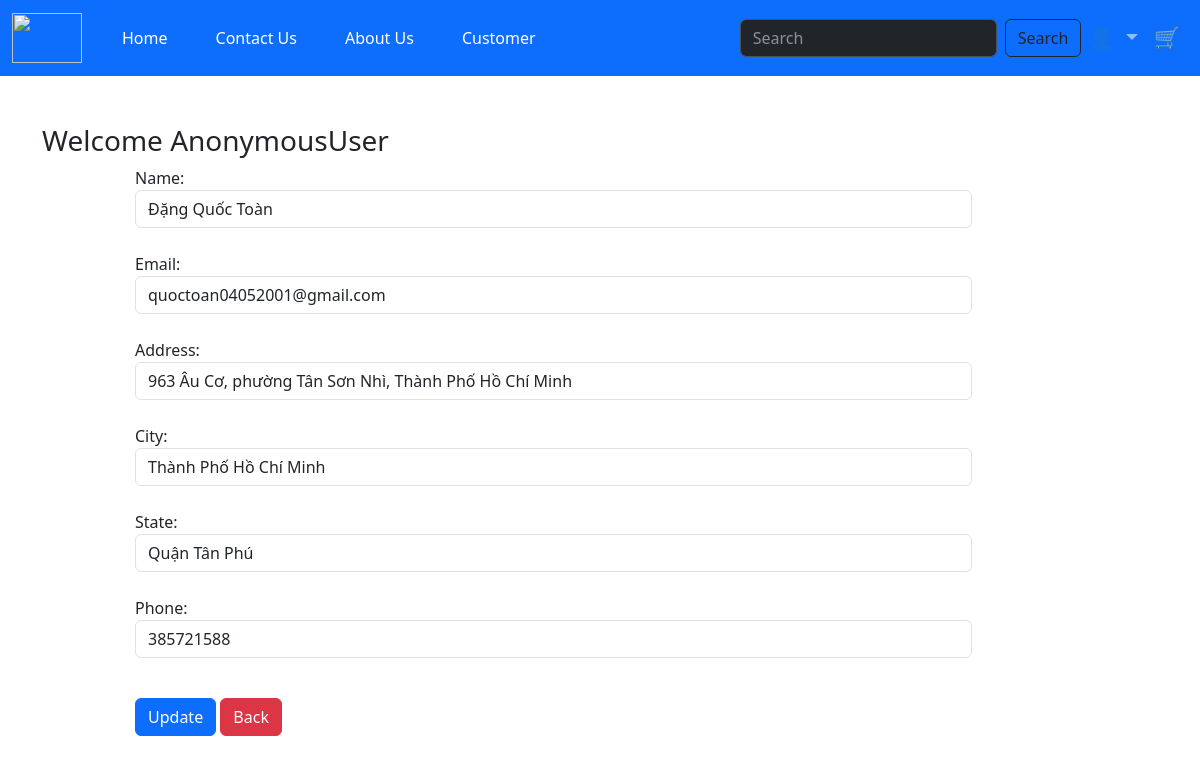
Screenshot of /updateaddress/12 with the database file from the repository.
### app/models.py (models this page shows, shortened)
class Customer(models.Model):
    user = models.ForeignKey(User, on_delete=models.SET_NULL, null=True,blank=False)
    name = models.CharField(max_length=200, null=True)
    email = models.CharField(max_length=200, null=True)
    city = models.CharField(max_length=200, null=True)
    phone = models.IntegerField(default=0)
    state  = models.CharField(max_length=200, null=True)
    address = models.CharField(max_length=200,null=True)

### app/views.py (the view, shortened to what this page needs)
# urls.py: path('updateaddress/<int:pk>', views.updateAddress.as_view(), name='updateaddress'),
class updateAddress(View):
    def get(self, request, pk):
        add = Customer.objects.get(pk=pk)
        form = CutomerProfileForm(instance=add)
        return render(request,'updateaddress.html', locals())

### app/forms.py
class CutomerProfileForm(forms.ModelForm):
    class Meta:
        model = Customer
        fields = ['name','email','address','city','state','phone']
        widgets={
            'name': forms.TextInput(attrs={'class':'form-control'}),
            'email':forms.TextInput(attrs={'class':'form-control'}),
            'address': forms.TextInput(attrs={'class':'form-control'}),
            'city': forms.TextInput(attrs={'class':'form-control'}),
            'state': forms.TextInput(attrs={'class':'form-control'}),
            'phone': forms.NumberInput(attrs={'class':'form-control'}),
        }

### app/templates/updateaddress.html (shortened to what this page needs)
{% extends 'customer.html' %}
{% load static %}
{% block content %}
<div class="container my-5">
    <div class="row">
        <h3>Welcome <span class="text-capitalize">{{request.user}}</span></h3>
    </div>
    <div class="col-sm-9 offset-sm-1">
        <form action="" method="post">
            {% for fm in form %}
                    {{fm.label_tag}} {{fm}} <small class="text-danger">{{fm.error|striptags}}</small>
                    <br>
            {% endfor %}
            <div class="col-12 mt-3">
                <button type="submit" class="btn btn-primary" >Update</button>
                <a href="{% url 'address' %}" type="button" class="btn btn-danger">Back</a>
            </div>
        </form>
    </div>
</div>
{% endblock %}

### app/static/app/css/main.css (style rules this page uses)
body { background-color: hsl(0, 0%, 98%); }
h1,h2,h3,h4,h5,h6 { color:hsl(0, 0%, 30%); }
.btn { border-radius: 0; }

### rows the page displays
Customer: form "Đặng Quốc Toàn" "quoctoan04052001@gmail.com" "963 Âu Cơ, phường Tân Sơn Nhì, Thành Phố Hồ Chí Minh" "Thành Phố Hồ Chí Minh" "Quận Tân Phú" "385721588"

### other values shown
{{ request.user }} "AnonymousUser"
{{ fm.label_tag }} "Name:" "Email:" "Address:" "City:" "State:" "Phone:"
